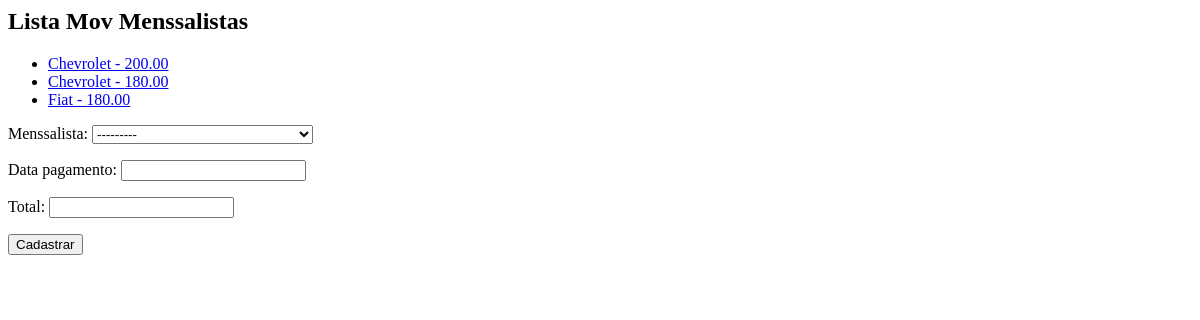
The page /core/mov_mensal/ on the database as committed earlier.
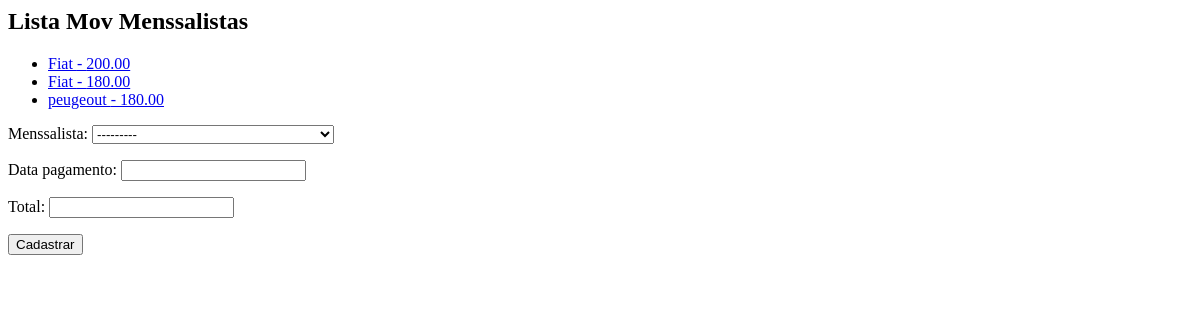
The same page on the database as committed later.
### core/models.py (models this page shows, shortened)
class MovMenssalista(models.Model):
    menssalista = models.ForeignKey('Menssalista', on_delete=models.CASCADE)
    data_pagamento = models.DateField()
    total = models.DecimalField(max_digits=6, decimal_places=2)

class Menssalista(models.Model):
    veiculo = models.ForeignKey('Veiculo', on_delete=models.CASCADE)
    inicio = models.DateField()
    valor_mes = models.DecimalField(max_digits=6, decimal_places=2)
    def __str__(self):
        return str(self.veiculo) + ' - ' + str(self.inicio)

class Veiculo(models.Model):
    marca = models.ForeignKey('Marca', on_delete=models.CASCADE)
    placa = models.CharField(max_length=7)
    proprietario = models.ForeignKey('PEssoa', on_delete=models.CASCADE)
    cor = models.CharField(max_length=15)
    observacoes = models.TextField()
    def __str__(self):
        return self.marca.nome + ' - ' + self.placa

class Marca(models.Model):
    nome = models.CharField(max_length=50)
    def __str__(self):
        return self.nome

### core/views.py (the view)
# urls.py: path('mov_mensal/', lista_mov_menssalista, name='core_lista_mov_menssalista'),
def lista_mov_menssalista(request):
    mov_menssalistas = MovMenssalista.objects.all()
    form = MovMenssalistaForm()
    data = {'mov_menssalistas': mov_menssalistas, 'form': form}
    return render(request, 'core/lista_mov_menssalista.html', data)

### core/forms.py
class MovMenssalistaForm(ModelForm):
    class Meta:
        model = MovMenssalista
        fields = '__all__'

### core/templates/core/lista_mov_menssalista.html (shortened to what this page needs)
<h2>Lista Mov Menssalistas</h2>
<ul>
{% for mov in mov_menssalistas %}
    <li><a href="{% url 'core_mov_menssalista_update' mov.id %}"> {{ mov.menssalista.veiculo.marca }} - {{ mov.total }}  </a></li>
{% endfor %}
</ul>
<form action="{% url 'core_mov_menssalista_novo' %}" method="POST">
    {{form.as_p}}
    <button type="submit">Cadastrar</button>
</form>

Rows that differ between the two databases and show on the page:
changed through a linked row, MovMenssalista (number 1 of 3 on the later page): menssalista.veiculo.marca "Chevrolet" → "Fiat"
changed through a linked row, MovMenssalista (number 2 of 3 on the later page): menssalista.veiculo.marca "Chevrolet" → "Fiat"
changed through a linked row, MovMenssalista: menssalista.veiculo.marca "Fiat" → "peugeout"
